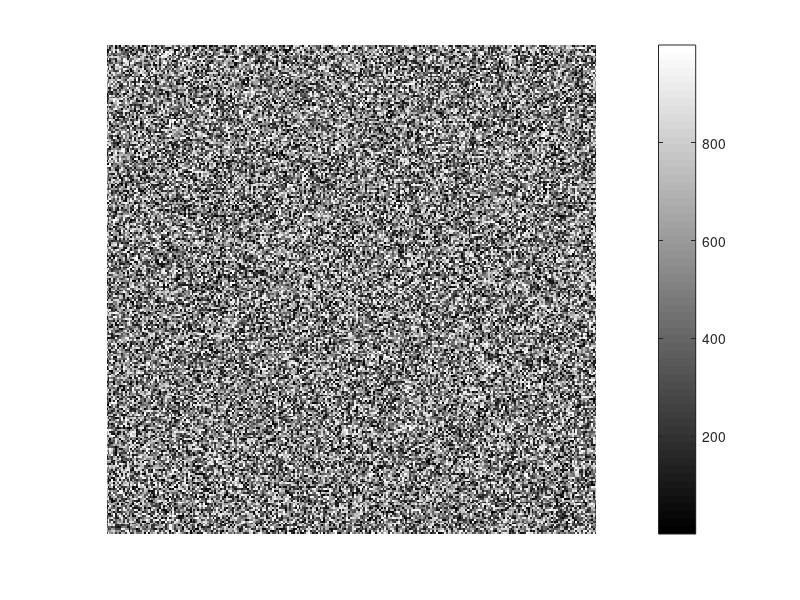
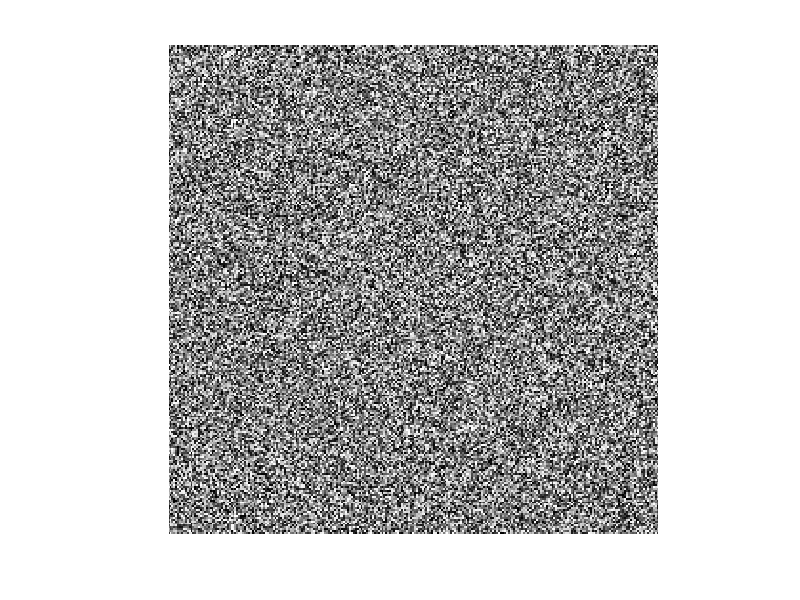

Here is the MATLAB script that generated these plots, in order:
B=rand(256).*1000;      % Generate random image array in range 0-1000 
figure(1);
imshow(B);              % Poor contrast results using imshow because data 
                        % exceeds expected range
figure(2);
imagesc(B);             % imagesc automatically scales colourmap to data
axis image; axis off;   % range
colormap(gray); colorbar;
figure(3);
imshow(B,[0 1000]);     % But if we specify range of data explicitly then                    
% imshow also displays correct image contrast